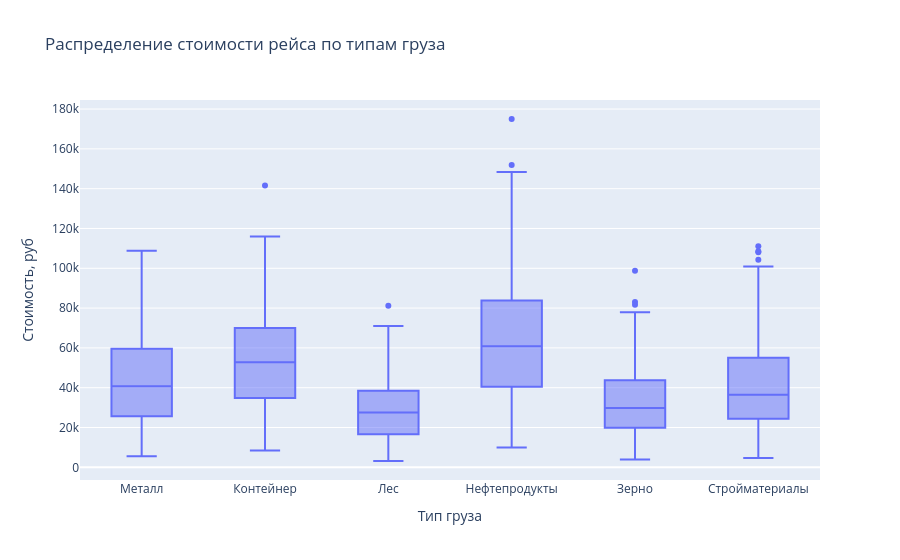

Notebook source saved alongside this figure:
### Code cell
# 4)
# order = df.groupby("cargo_type")["cost_rub"].median().sort_values().index
# sns.boxplot(data=df, x="cargo_type", y="cost_rub", ax=ax, order=order, color="#4C72B0")

fig = px.box(df, x="cargo_type", y="cost_rub",
             title="Распределение стоимости рейса по типам груза",
             labels={"cargo_type": "Тип груза", "cost_rub": "Стоимость, руб"})

# ax.set_title("Распределение стоимости рейса по типам груза")
# ax.set_xlabel("Тип груза")
# ax.set_ylabel("Стоимость, руб.")
# ax.tick_params(axis="x", rotation=20)

fig.show()

### Figure 1 — Plotly figure (JSON) as saved in the notebook; plotly's stock layout.template omitted (floating-point values rounded to 4 significant figures; data arrays with more than 128 entries replaced by an {"elided": "..."} marker saying what was removed)
{"data": [{"alignmentgroup": "True", "hovertemplate": "Тип груза=%{x}<br>Стоимость, руб=%{y}<extra></extra>", "legendgroup": "", "marker": {"color": "#636efa"}, "name": "", "notched": false, "offsetgroup": "", "orientation": "v", "showlegend": false, "type": "box", "x": {"elided": "910 str values"}, "x0": " ", "xaxis": "x", "y": {"elided": "910 int values"}, "y0": " ", "yaxis": "y"}], "layout": {"boxmode": "group", "legend": {"tracegroupgap": 0}, "title": {"text": "Распределение стоимости рейса по типам груза"}, "xaxis": {"anchor": "y", "domain": [0, 1], "title": {"text": "Тип груза"}}, "yaxis": {"anchor": "x", "domain": [0, 1], "title": {"text": "Стоимость, руб"}}}}
